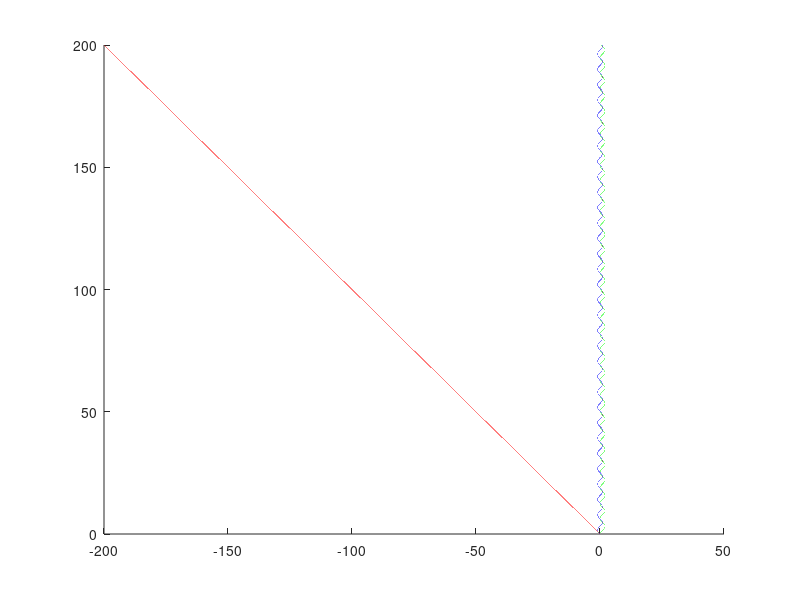

Here is the MATLAB script that generated this plot:
ds = 0.001;
dt = 0.001;
fx = @(t) sin(t);
fx1 = @(t,y) -cos(t)+cos(t-y);
a = 0; b = 200;
N = (b - a)/ds;
s = linspace(a, b, N);
t = linspace(0, b, N);
x_stream = zeros(N,1);
x_path = zeros(N, 1);
x_streak =zeros(N, 1);
y = zeros(N,1);
for i=2:N
    x_stream(i) = x_stream(i-1) + ds*fx(3*pi/2); %Euler steps on streamline eq
    x_path(i) = x_path(i-1) + dt*fx(t(i-1)); %Euler steps on pathline eq
    x_streak(i) = fx1(1.5*pi,s(i)); %Substituting values in the Streakline eq
    y(i) =  y(i-1) + dt;
end

hold on
plot(x_stream, y,'r');
plot(x_path, y,'g');
plot(x_streak, y,'b');

